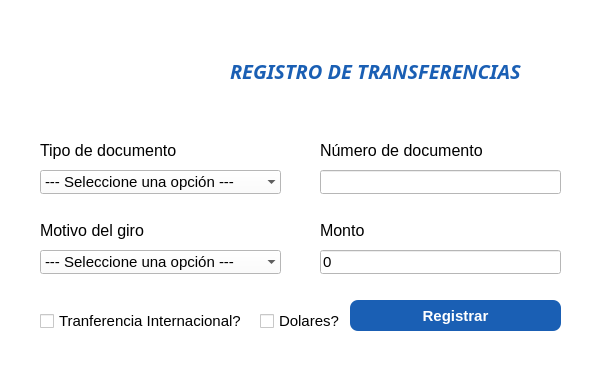
<?xml version="1.0" encoding="UTF-8"?>
<ui version="4.0">
 <class>Dialog</class>
 <widget class="QDialog" name="Dialog">
  <property name="windowModality">
   <enum>Qt::ApplicationModal</enum>
  </property>
  <property name="geometry">
   <rect>
    <x>0</x>
    <y>0</y>
    <width>607</width>
    <height>382</height>
   </rect>
  </property>
  <property name="windowTitle">
   <string>Dialog</string>
  </property>
  <property name="styleSheet">
   <string notr="true">background-color: rgb(255, 255, 255);</string>
  </property>
  <widget class="QLabel" name="label">
   <property name="geometry">
    <rect>
     <x>120</x>
     <y>30</y>
     <width>71</width>
     <height>81</height>
    </rect>
   </property>
   <property name="text">
    <string/>
   </property>
   <property name="pixmap">
    <pixmap>../../../Pictures/favicon.png</pixmap>
   </property>
  </widget>
  <widget class="QLabel" name="label_2">
   <property name="geometry">
    <rect>
     <x>230</x>
     <y>50</y>
     <width>301</width>
     <height>41</height>
    </rect>
   </property>
   <property name="font">
    <font>
     <family>Ubuntu Mono</family>
     <pointsize>15</pointsize>
     <weight>75</weight>
     <italic>true</italic>
     <bold>true</bold>
    </font>
   </property>
   <property name="styleSheet">
    <string notr="true">color: rgb(26, 95, 180);</string>
   </property>
   <property name="text">
    <string>REGISTRO DE TRANSFERENCIAS</string>
   </property>
  </widget>
  <widget class="QLabel" name="label_3">
   <property name="geometry">
    <rect>
     <x>40</x>
     <y>140</y>
     <width>151</width>
     <height>21</height>
    </rect>
   </property>
   <property name="font">
    <font>
     <pointsize>12</pointsize>
    </font>
   </property>
   <property name="text">
    <string>Tipo de documento</string>
   </property>
  </widget>
  <widget class="QComboBox" name="tipoDocumento">
   <property name="geometry">
    <rect>
     <x>40</x>
     <y>170</y>
     <width>241</width>
     <height>24</height>
    </rect>
   </property>
   <property name="font">
    <font>
     <pointsize>11</pointsize>
    </font>
   </property>
   <property name="cursor">
    <cursorShape>PointingHandCursor</cursorShape>
   </property>
   <property name="mouseTracking">
    <bool>false</bool>
   </property>
   <property name="autoFillBackground">
    <bool>true</bool>
   </property>
   <property name="editable">
    <bool>false</bool>
   </property>
   <property name="currentText">
    <string>--- Seleccione una opción ---</string>
   </property>
   <property name="frame">
    <bool>false</bool>
   </property>
   <item>
    <property name="text">
     <string>--- Seleccione una opción ---</string>
    </property>
   </item>
   <item>
    <property name="text">
     <string>DNI o pasaporte</string>
    </property>
   </item>
   <item>
    <property name="text">
     <string>Licencia de conducir</string>
    </property>
   </item>
   <item>
    <property name="text">
     <string>VISA</string>
    </property>
   </item>
  </widget>
  <widget class="QLineEdit" name="lineEdit">
   <property name="geometry">
    <rect>
     <x>320</x>
     <y>170</y>
     <width>241</width>
     <height>24</height>
    </rect>
   </property>
   <property name="font">
    <font>
     <pointsize>11</pointsize>
    </font>
   </property>
  </widget>
  <widget class="QLabel" name="label_4">
   <property name="geometry">
    <rect>
     <x>320</x>
     <y>140</y>
     <width>181</width>
     <height>21</height>
    </rect>
   </property>
   <property name="font">
    <font>
     <pointsize>12</pointsize>
    </font>
   </property>
   <property name="text">
    <string>Número de documento</string>
   </property>
  </widget>
  <widget class="QComboBox" name="tipoDocumento_2">
   <property name="geometry">
    <rect>
     <x>40</x>
     <y>250</y>
     <width>241</width>
     <height>24</height>
    </rect>
   </property>
   <property name="font">
    <font>
     <pointsize>11</pointsize>
    </font>
   </property>
   <property name="cursor">
    <cursorShape>PointingHandCursor</cursorShape>
   </property>
   <property name="mouseTracking">
    <bool>false</bool>
   </property>
   <property name="autoFillBackground">
    <bool>false</bool>
   </property>
   <property name="editable">
    <bool>false</bool>
   </property>
   <property name="currentText">
    <string>--- Seleccione una opción ---</string>
   </property>
   <property name="frame">
    <bool>false</bool>
   </property>
   <item>
    <property name="text">
     <string>--- Seleccione una opción ---</string>
    </property>
   </item>
   <item>
    <property name="text">
     <string>Honorarios/Servicios técnicos</string>
    </property>
   </item>
   <item>
    <property name="text">
     <string>Remesas/Giros</string>
    </property>
   </item>
   <item>
    <property name="text">
     <string>Donaciones</string>
    </property>
   </item>
  </widget>
  <widget class="QLineEdit" name="lineEdit_2">
   <property name="geometry">
    <rect>
     <x>320</x>
     <y>250</y>
     <width>241</width>
     <height>24</height>
    </rect>
   </property>
   <property name="font">
    <font>
     <pointsize>11</pointsize>
    </font>
   </property>
   <property name="text">
    <string>0</string>
   </property>
  </widget>
  <widget class="QLabel" name="label_5">
   <property name="geometry">
    <rect>
     <x>320</x>
     <y>220</y>
     <width>71</width>
     <height>21</height>
    </rect>
   </property>
   <property name="font">
    <font>
     <pointsize>12</pointsize>
    </font>
   </property>
   <property name="text">
    <string>Monto</string>
   </property>
  </widget>
  <widget class="QLabel" name="label_6">
   <property name="geometry">
    <rect>
     <x>40</x>
     <y>220</y>
     <width>121</width>
     <height>21</height>
    </rect>
   </property>
   <property name="font">
    <font>
     <pointsize>12</pointsize>
    </font>
   </property>
   <property name="text">
    <string>Motivo del giro</string>
   </property>
  </widget>
  <widget class="QCheckBox" name="checkBox">
   <property name="geometry">
    <rect>
     <x>40</x>
     <y>310</y>
     <width>211</width>
     <height>22</height>
    </rect>
   </property>
   <property name="font">
    <font>
     <pointsize>11</pointsize>
    </font>
   </property>
   <property name="text">
    <string>Tranferencia Internacional?</string>
   </property>
  </widget>
  <widget class="QCheckBox" name="checkBox_2">
   <property name="geometry">
    <rect>
     <x>260</x>
     <y>310</y>
     <width>91</width>
     <height>22</height>
    </rect>
   </property>
   <property name="font">
    <font>
     <pointsize>11</pointsize>
    </font>
   </property>
   <property name="text">
    <string>Dolares?</string>
   </property>
  </widget>
  <widget class="QPushButton" name="btnLogin">
   <property name="geometry">
    <rect>
     <x>350</x>
     <y>300</y>
     <width>211</width>
     <height>31</height>
    </rect>
   </property>
   <property name="font">
    <font>
     <pointsize>11</pointsize>
     <weight>75</weight>
     <bold>true</bold>
    </font>
   </property>
   <property name="styleSheet">
    <string notr="true">color: rgb(255, 255, 255);
background-color: rgb(26, 95, 180);
border-radius: 8px;</string>
   </property>
   <property name="text">
    <string>Registrar</string>
   </property>
  </widget>
 </widget>
 <resources/>
 <connections/>
</ui>
